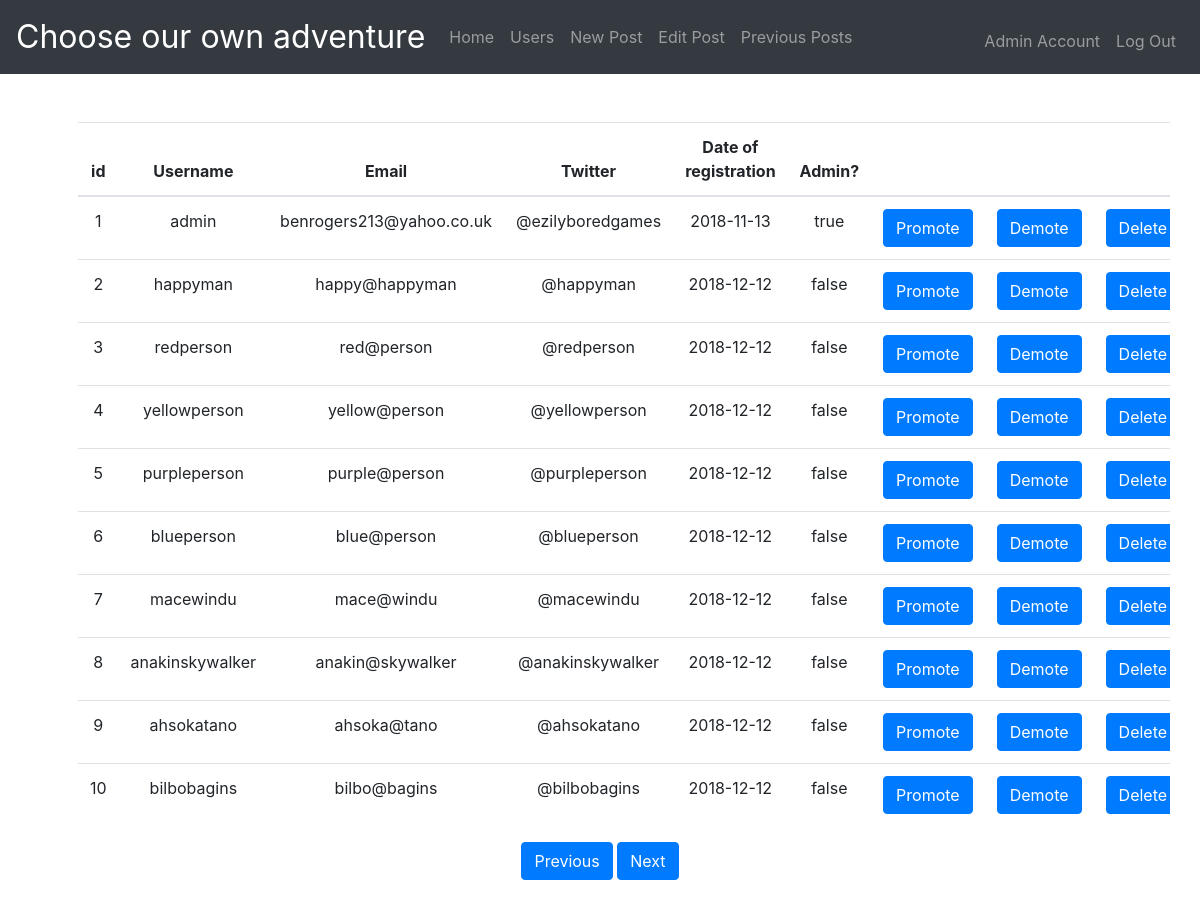
The page /users (signed in) on the database as committed earlier.
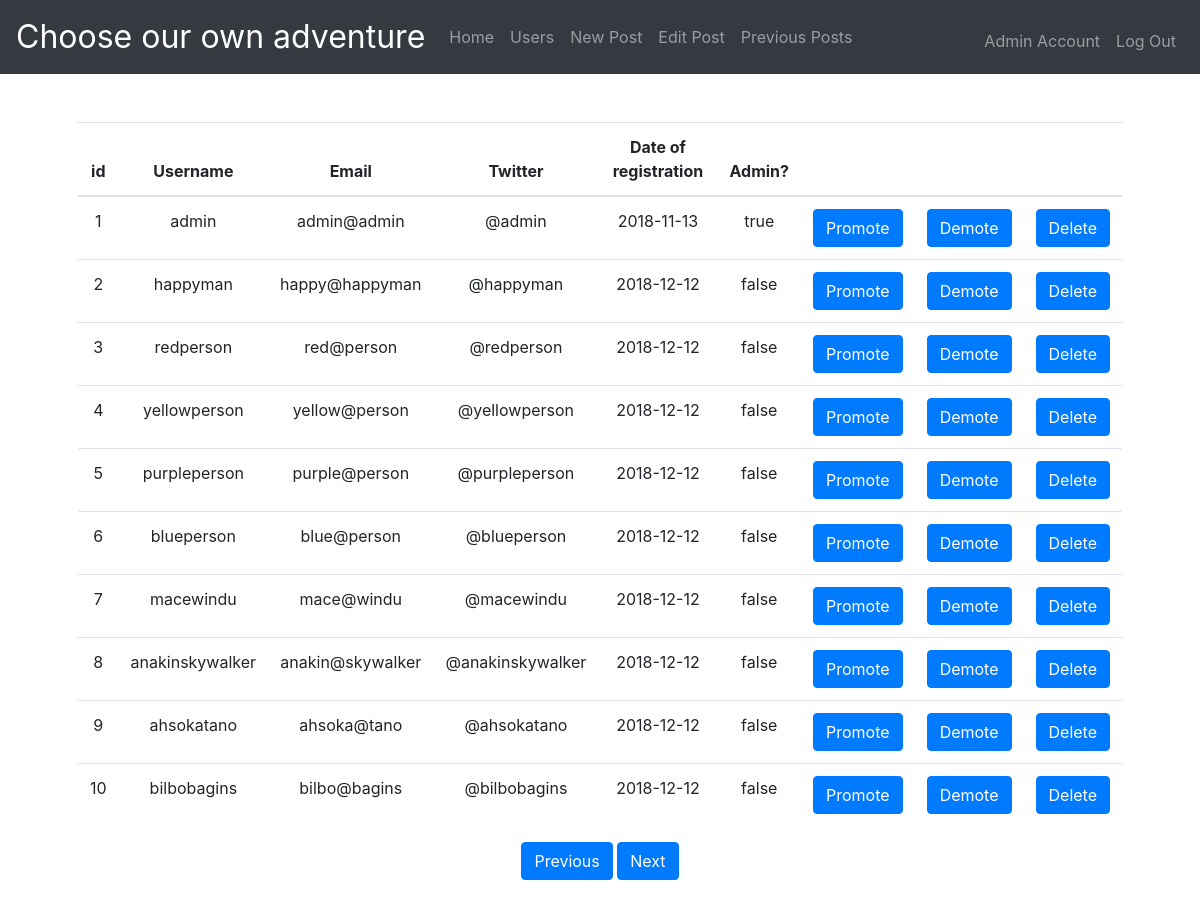
The same page on the database as committed later.
### tables this page shows
CREATE TABLE 'users' ('userid' integer PRIMARY KEY NOT NULL, 'username' text, 'password' text, 'twitter' text, 'email' text, 'date_of_birth' date, 'date_of_registration' date, 'currentdate' date DEFAULT CURRENT_DATE, 'admin' boolean DEFAULT 'false');

### application.py (the view)
@app.route("/users", methods=["GET", "POST"])
@login_required
def users():
    if not session["admin"]:
        return render_template("error.html", error = ("This should only be visible to an admin"))
    else:
        userslist = db.execute("SELECT * FROM users ORDER BY userid ASC LIMIT 10")
        finalid = userslist[len(userslist)-1]["userid"]
        print(finalid)
        if len(userslist) > 10:
            return render_template("users.html", users=userslist[0:10], finalid=finalid)
        else:
            return render_template("users.html", users=userslist, finalid=finalid)

### helpers.py (called while the page is built)
def login_required(f):
    @wraps(f)
    def decorated_function(*args, **kwargs):
        if session.get("user_id") is None:
            return redirect("/login")
        return f(*args, **kwargs)
    return decorated_function

### templates/users.html (shortened to what this page needs)
{% extends "layout.html" %}
{% block main %}
<table class="table table-hover">
    <thead>
        <tr>
            <th scope="col">id</th>
            <th scope="col">Username</th>
            <th scope="col">Email</th>
            <th scope="col">Twitter</th>
            <th scope="col">Date of registration</th>
            <th scope="col">Admin?</th>
            <th scope="col"></th>
            <th scope="col"></th>
            <th scope="col"></th>
        </tr>
    </thead>
        <tbody>
        {% for user in users %}
        <tr>
            <form action="/changeStatus"method="post">
                <td> {{ user.userid }}</td>
                <td> {{ user.username }}</td>
                <td> {{ user.email }}</td>
                <td> {{ user.twitter }}</td>
                <td> {{ user.date_of_birth }}</td>
                <td> {{ user.admin }}</td>
                <td><button type="button" name="Demote" class="btn btn-primary">Promote</button></td>
                <td><button type="button" name="Promote" class="btn btn-primary">Demote</button></td>
                <td><button type="button" name="Demote" class="btn btn-primary">Delete</button></td>
            </form>
        </tr>
        {% endfor %}
    </tbody>
</table>
<form action="/changeUser"method="post">
    <button class="btn btn-primary"  name="Previous" value="{{ finalid }}" type="submit">Previous</button>
    <button class="btn btn-primary"  name="Next" value="{{ finalid }}" type="submit">Next</button>
</form>
{% endblock %}

### templates/layout.html (shortened to what this page needs)
<!DOCTYPE html>
<html lang="en">
    <head>
        <link rel="stylesheet" href="https://stackpath.bootstrapcdn.com/bootstrap/4.1.3/css/bootstrap.min.css">
        <link href="/static/styles.css" rel="stylesheet"/>
    </head>
    <body>
        <nav class="navbar navbar-expand-lg navbar-dark bg-dark">
            <a class="navbar-brand" href="#">Choose our own adventure</a>
            <div class="collapse navbar-collapse" id="navbarText">
                {% if session.user_id %}
                    {% if session.admin %}
                        <ul class="navbar-nav mr-auto">
                            <li class="nav-item"><a class="nav-link" href="/admin">Home</a></li>
                            <li class="nav-item"><a class="nav-link" href="/users">Users</a></li>
                            <li class="nav-item"><a class="nav-link" href="/newpost">New Post</a></li>
                            <li class="nav-item"><a class="nav-link" href="/editpost">Edit Post</a></li>
                            <li class="nav-item"><a class="nav-link" href="/archive">Previous Posts</a></li>
                        </ul>
                        <ul class="navbar-nav ml-auto mt-2">
                            <li class="nav-item"><a class="nav-link" href="">Admin Account</a></li>
                            <li class="nav-item"><a class="nav-link" href="/logout">Log Out</a></li>
                        </ul>
                    {% endif %}
                {% endif %}
            </div>
        </nav>
        <main class="container p-5">
            {% block main %}{% endblock %}
        </main>
    </body>

### static/styles.css (style rules this page uses)
nav .navbar-brand { font-size: xx-large; }
main { overflow-x: auto; text-align: center; }

Rows that differ between the two databases and show on the page:
changed users "admin": email "benrogers213@yahoo.co.uk" → "admin@admin"; twitter "@ezilyboredgames" → "@admin"
